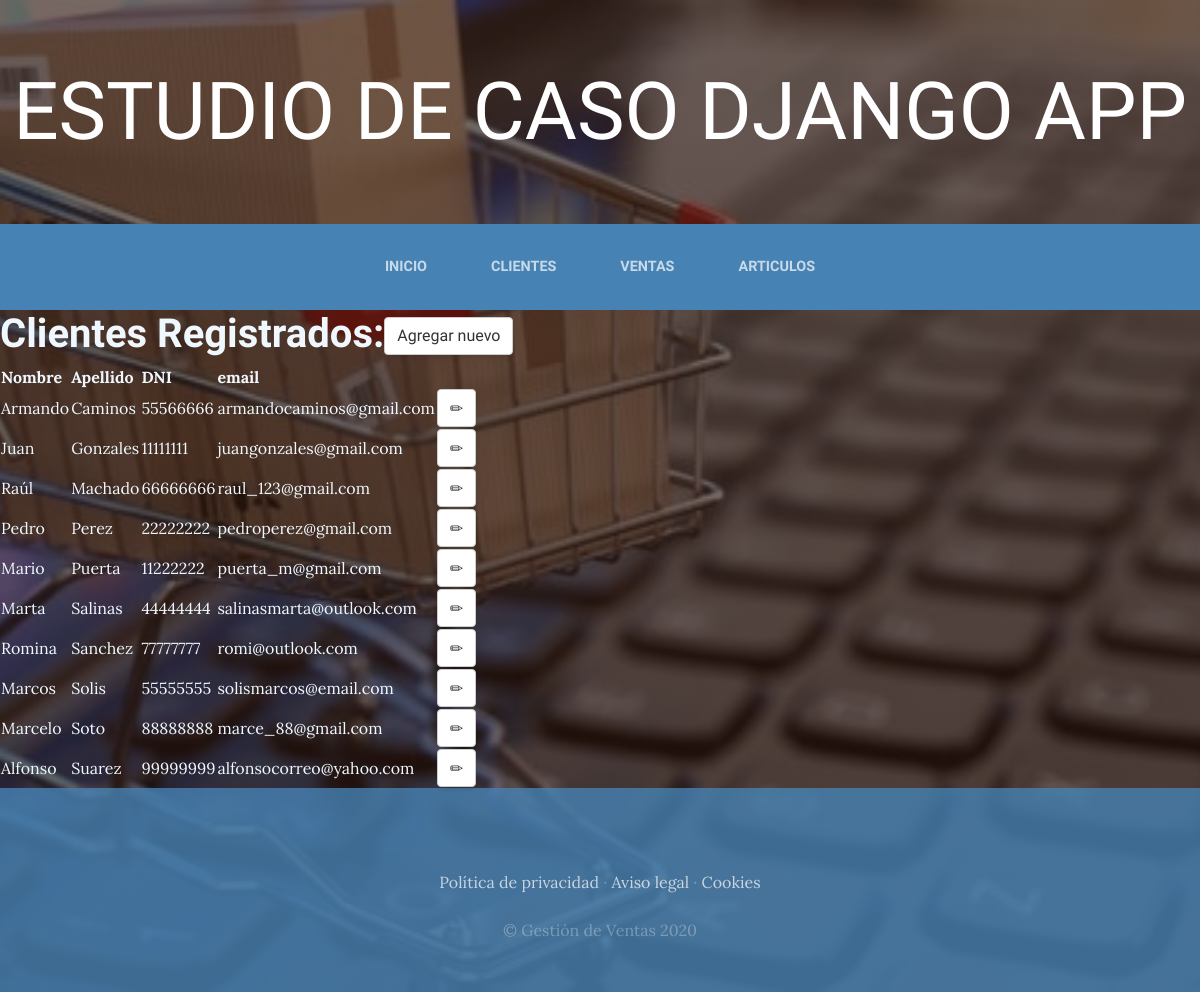
/clientes/, run on the app's committed database.
### Gestion/models.py (models this page shows, shortened)
class Clientes(models.Model):
    nombre = models.CharField(max_length=20)
    apellido = models.CharField(max_length=20)
    dni = models.CharField(max_length=8)
    email = models.EmailField()
    class Meta:
        ordering = ["apellido"]

### Gestion/views.py (the view)
# urls.py: path('clientes/', views.Clientes_v.as_view(), name="clientes"),
class Clientes_v(ListView):
    model = Clientes
    template_name = 'clientes.html'
    context_object_name = 'clientes'

### Gestion/templates/clientes.html
{% extends "cabecera.html" %}
{% block content %}
    <h1 style="color:aliceblue"><strong>Clientes Registrados:</strong><a class="btn btn-default" href="{% url 'cliente_new' %}">Agregar nuevo</span></a></h1>
     <table class="egt" style="color:aliceblue">
        {% if clientes%}
        <tr>
          <th>Nombre</th>
          <th>Apellido</th>
          <th>DNI</th>
          <th>email</th>
        </tr>
        {% for cliente in clientes %}
        <tr>
          <td>{{cliente.nombre}}</td>
          <td>{{cliente.apellido}}</td>
          <td>{{cliente.dni}}</td>
          <td>{{cliente.email}}</td>
          <td><a class="btn btn-default" href="{% url 'cliente_edit' cliente.pk %}"><span class="glyphicon glyphicon-pencil"></span></a></td>
        </tr>
        {% endfor %}
        {% else %}
            <h2 style="color:aliceblue">No hay clientes...</h2>
        {% endif %}
      </table>
{% endblock %}

### Gestion/static/css/gestion.css (style rules this page uses)
body { font-family: 'Lora'; background: linear-gradient(rgba(47, 23, 15, 0.65), rgba(47, 23, 15, 0.65)), url("../img/bg_main.jpg"); background-attachment: fixed; background-position: center; background-size: cover; }
h1, h2, h3, h4, h5, h6 { font-family: 'Raleway'; }
.btn { box-shadow: 0px 3px 3px 0px rgba(33, 37, 41, 0.1); }

### data on the page
Clientes: nombre "Armando", apellido "Caminos", dni "55566666", email "armandocaminos@gmail.com"
Clientes: nombre "Juan", apellido "Gonzales", dni "11111111", email "juangonzales@gmail.com"
Clientes: nombre "Raúl", apellido "Machado", dni "66666666", email "raul_123@gmail.com"
Clientes: nombre "Pedro", apellido "Perez", dni "22222222", email "pedroperez@gmail.com"
Clientes: nombre "Mario", apellido "Puerta", dni "11222222", email "puerta_m@gmail.com"
Clientes: nombre "Marta", apellido "Salinas", dni "44444444", email "salinasmarta@outlook.com"
Clientes: nombre "Romina", apellido "Sanchez", dni "77777777", email "romi@outlook.com"
Clientes: nombre "Marcos", apellido "Solis", dni "55555555", email "solismarcos@email.com"
Clientes: nombre "Marcelo", apellido "Soto", dni "88888888", email "marce_88@gmail.com"
Clientes: nombre "Alfonso", apellido "Suarez", dni "99999999", email "alfonsocorreo@yahoo.com"
